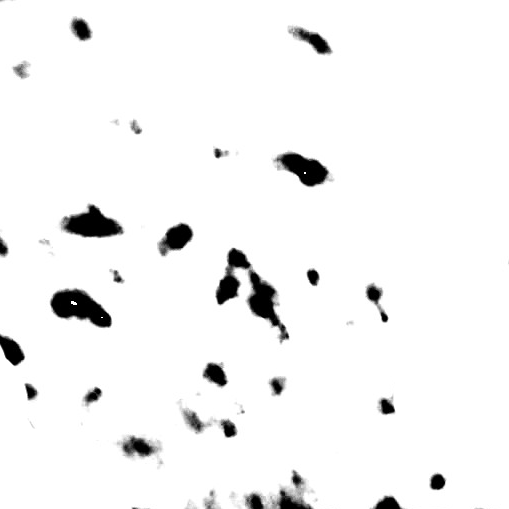
#> input picture 40_Versuche/python/bild1.png, 509 x 509 px
$ python imageToCircle2.py
#> lines starting #> are read from the running program, lines starting #| are printed output that depends on the picture; after the words box and inside, x2 and y2 are one past the last pixel; in counts of white or black regions, pixels touching at a corner belong together
import cv2
import numpy as np

# Image name
image_name = 'bild1.png'

# Load the image
image = cv2.imread(image_name, cv2.IMREAD_GRAYSCALE)
#> image is the input picture: shape (509, 509); min 0, max 255, mean 244.3

# Invert the image (since blobs are black on a white background)
image = cv2.bitwise_not(image)
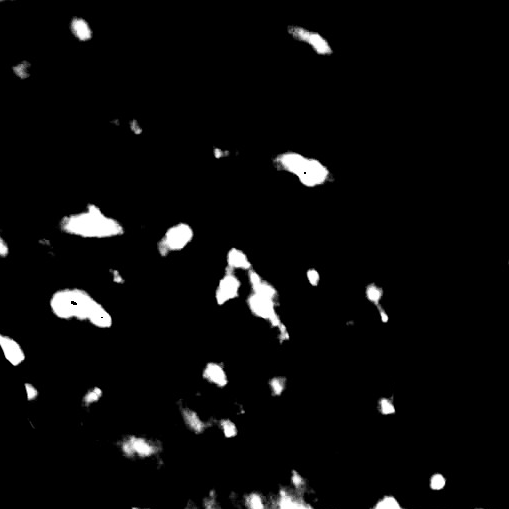
#> image: shape (509, 509); min 0, max 255, mean 10.7

# Find contours
contours, _ = cv2.findContours(image, cv2.RETR_EXTERNAL, cv2.CHAIN_APPROX_SIMPLE)
#> contours = 605 contours, 572 with area under 20; largest, box (x1, y1, x2, y2) and area: (213, 246, 293, 350) 2976, (226, 464, 334, 509) 1902, (45, 285, 117, 332) 1746, (53, 200, 128, 240) 1617, (269, 149, 336, 192) 1428

# Create a blank canvas with the same dimensions as the original image
contour_image = np.zeros_like(image)

# Draw contours onto the blank canvas
cv2.drawContours(contour_image, contours, -1, (255, 255, 255), 1)
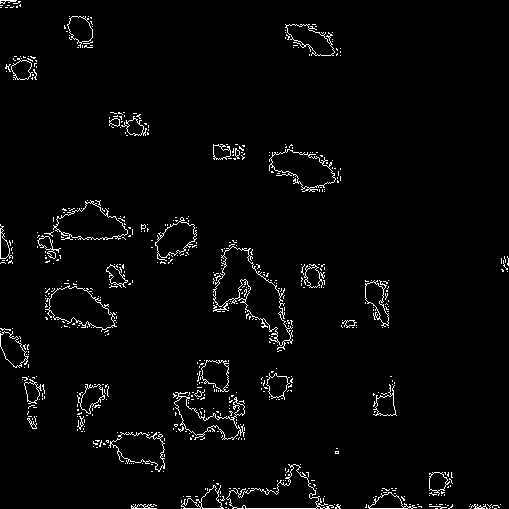
#> contour_image: shape (509, 509); 2.7% white in thin lines or dots

# Create a copy of the original image for drawing circles
image_with_circles = cv2.cvtColor(image, cv2.COLOR_GRAY2BGR)

# Iterate through each contour
for contour in contours:
    # Calculate the center of gravity (centroid) and area of the contour
    M = cv2.moments(contour)
    if M["m00"] != 0:
        cx = int(M["m10"] / M["m00"])
        cy = int(M["m01"] / M["m00"])
        area = cv2.contourArea(contour)

        # Calculate the radius of the circle using the area
        radius = int(np.sqrt(area / np.pi))

        # Draw a circle with the same center of gravity and area
        cv2.circle(image_with_circles, (cx, cy), radius, (0, 0, 255), -1)
#> this loop made 605 passes
#> (cx, cy, area, radius) on passes 27, 48, 66, 79, 86, 117, 135: (140, 506, 42, 3), (388, 502, 357.5, 10), (205, 500, 401.5, 11), (437, 481, 263, 9), (278, 495, 1902, 24), (140, 448, 1196.5, 19), (31, 423, 28, 2)
#> cx on pass 186: 373
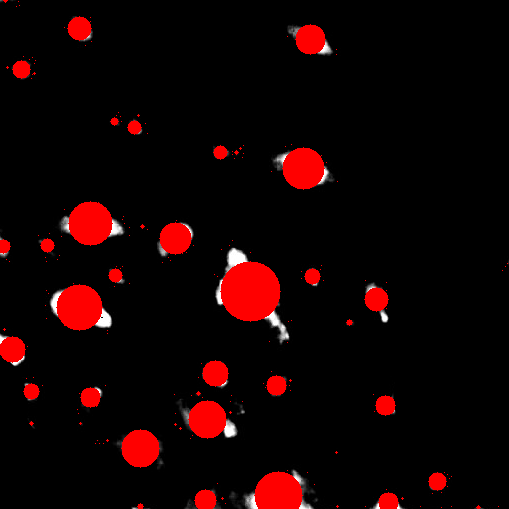
#> image_with_circles: shape (509, 509, 3); mean B, G, R 2.2, 2.2, 20.1

# Display the image with contours and circles
cv2.imshow('Contours and Circles', image_with_circles)
cv2.waitKey(0)
cv2.destroyAllWindows()

$ run again, with 40_Versuche/python/bild2.png copied over 40_Versuche/python/bild1.png
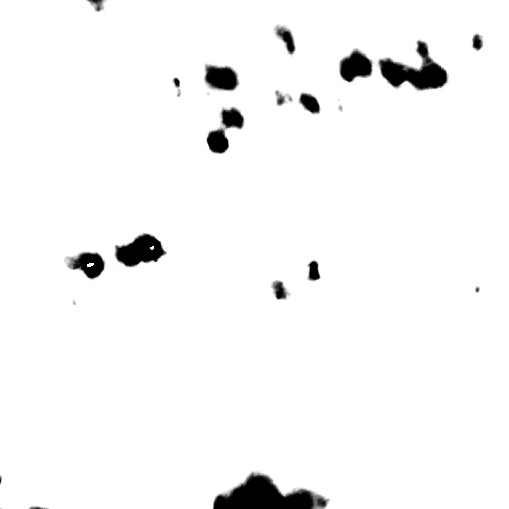
#> input picture 40_Versuche/python/bild2.png, 509 x 509 px
#> image is the input picture: shape (509, 509); min 0, max 255, mean 246.5
#> contours = 295 contours, 278 with area under 20; largest, box (x1, y1, x2, y2) and area: (337, 38, 449, 94) 3125, (209, 470, 336, 509) 2728, (110, 230, 168, 270) 1398, (201, 102, 249, 158) 1122, (201, 62, 241, 97) 924
#> `cv2.drawContours(contour_image, contours, -1, (255, 255, 255), 1)`:
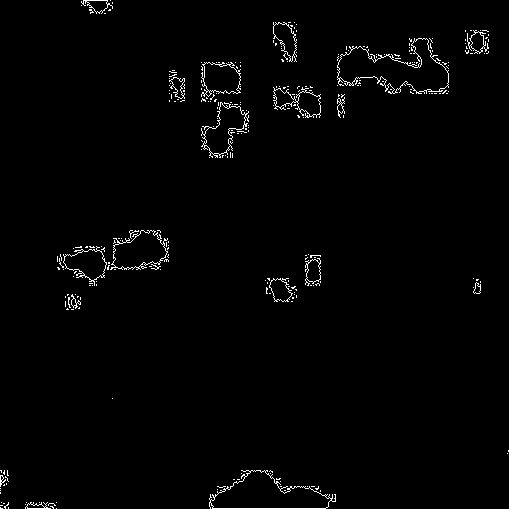
#> contour_image: shape (509, 509); 1.4% white in thin lines or dots
#> the loop `for contour in contours:` made 295 passes
#> (cx, cy, area, radius) on passes 11, 37, 57, 73, 82, 95, 109, 121: (35, 506, 68.5, 4), (266, 494, 2728.5, 29), (74, 301, 40.5, 3), (476, 288, 48.5, 3), (279, 289, 330, 10), (313, 270, 253, 8), (86, 263, 855.5, 16), (139, 250, 1397.5, 21)
#> after the loop `for contour in contours:`:
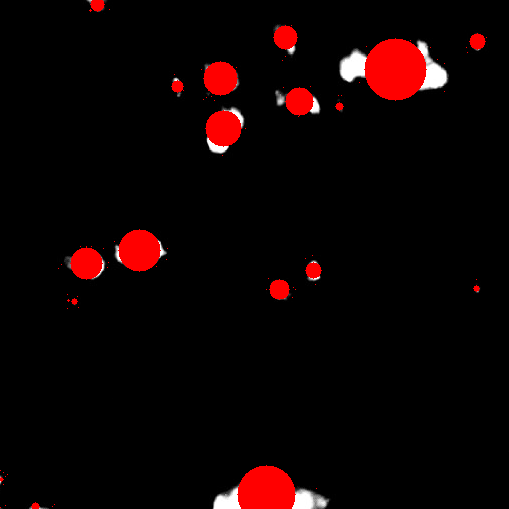
#> image_with_circles: shape (509, 509, 3); mean B, G, R 2.7, 2.7, 14

$ run again, with 40_Versuche/python/bild3.png copied over 40_Versuche/python/bild1.png
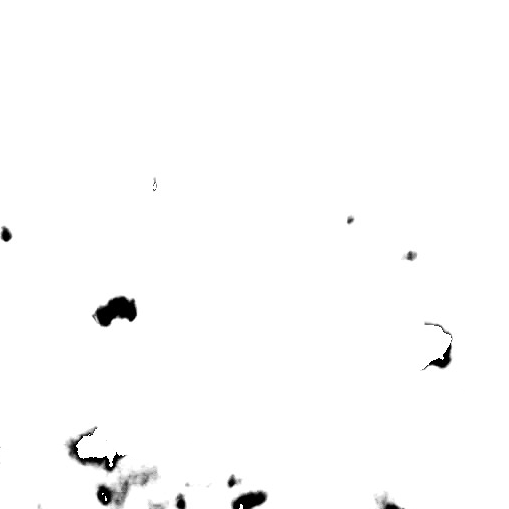
#> input picture 40_Versuche/python/bild3.png, 509 x 509 px
#> image is the input picture: shape (509, 509); min 0, max 255, mean 252
#> contours = 224 contours, 211 with area under 20; largest, box (x1, y1, x2, y2) and area: (62, 421, 161, 509) 2805, (89, 292, 139, 332) 1038, (225, 468, 270, 509) 832, (417, 318, 457, 372) 684, (145, 491, 193, 509) 382
#> `cv2.drawContours(contour_image, contours, -1, (255, 255, 255), 1)`:
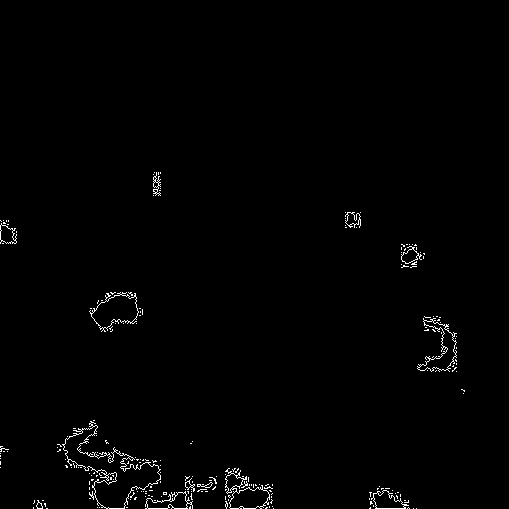
#> contour_image: shape (509, 509); 1% white in thin lines or dots, all inside (x1, y1, x2, y2) = (0, 172, 465, 509)
#> the loop `for contour in contours:` made 224 passes
#> (cx, cy, area, radius) on passes 23, 52, 59, 82, 90, 108, 143: (38, 505, 27.5, 2), (169, 502, 382, 11), (386, 501, 359.5, 10), (206, 484, 26, 2), (188, 484, 37, 3), (245, 494, 831.5, 16), (110, 471, 2805, 29)
#> after the loop `for contour in contours:`:
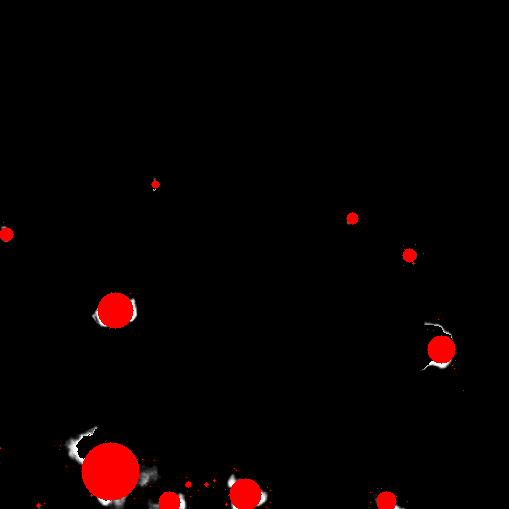
#> image_with_circles: shape (509, 509, 3); mean B, G, R 0.9, 0.9, 7.1
